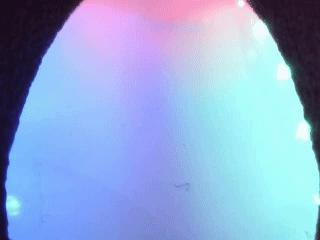
#> input picture isaacgymenvs/tacsl_sensors/tactile_utils/finger_data/bg.jpg, 320 x 240 px, found by its file name
$ python ropic.py
#> lines starting #> are read from the running program, lines starting #| are printed output that depends on the picture
import cv2

# 读取图像
image = cv2.imread('/home/sj/isaacgymenvs/isaacgymenvs/tacsl_sensors/tactile_utils/finger_data/bg.jpg')
#> image is the input picture: shape (240, 320, 3); mean B, G, R 213.5, 170.5, 145

# 旋转图像180度
rotated_image = cv2.rotate(image, cv2.ROTATE_180)
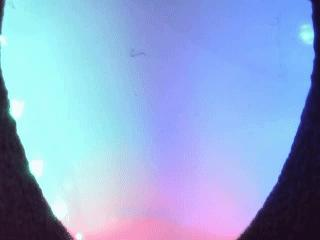
#> rotated_image: shape (240, 320, 3); mean B, G, R 213.5, 170.5, 145

# 显示旋转后的图像
cv2.imshow('Rotated Image', rotated_image)
cv2.waitKey(0)
cv2.destroyAllWindows()
